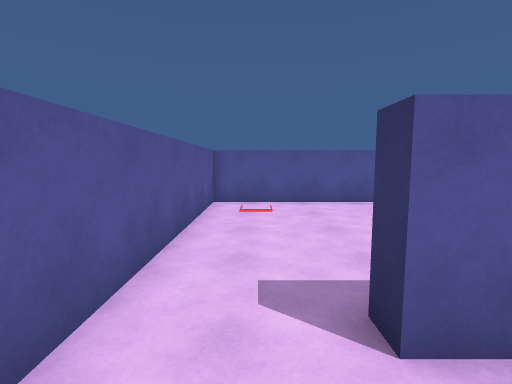
[1] (above)

14 first-person views from a walk through a Unity game level. The camera is 1.5 m above the floor, tilts 6° down and sees 85° across. The floor is counted in squares, 1 m on a side. Each view is taken from the middle of a square. On the plan, view 1 faces up. The plan holds only what a view shows up to about 14 squares ahead; the rest is blank. The place goes on beyond the plan.

[2]
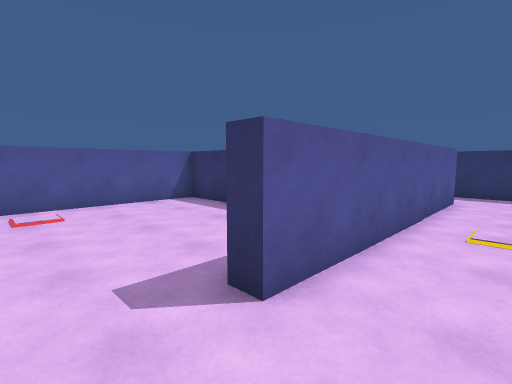

[3]
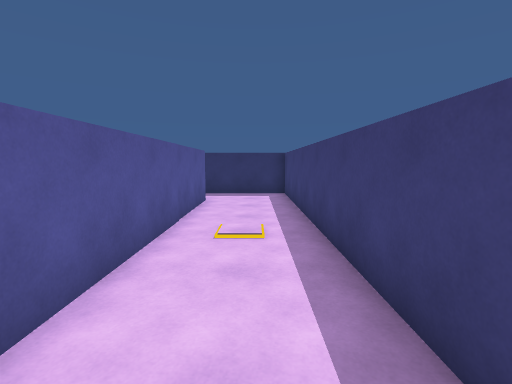

[4]
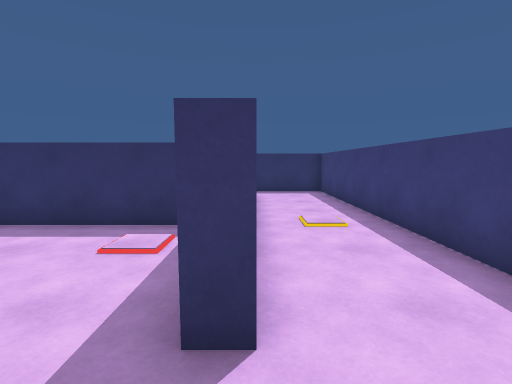

[5]
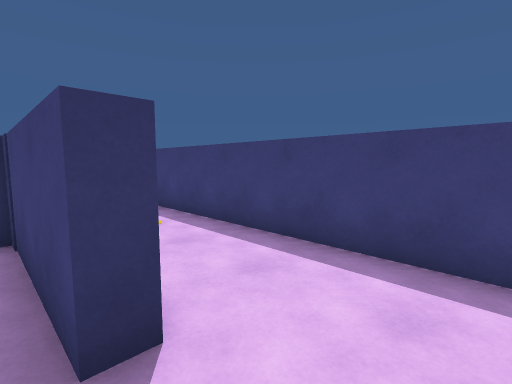

[6]
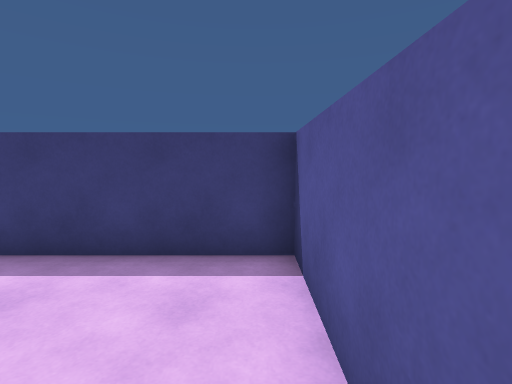

[7]
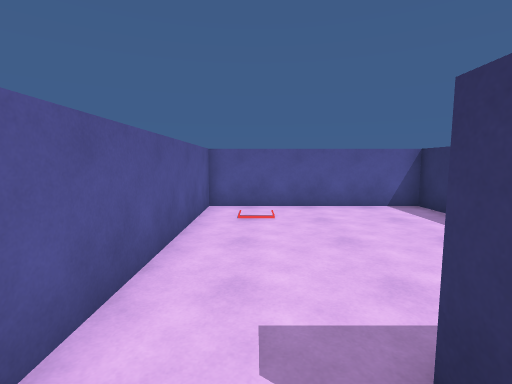

[8]
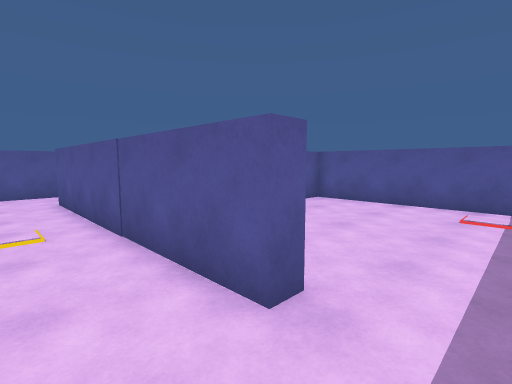

[9]
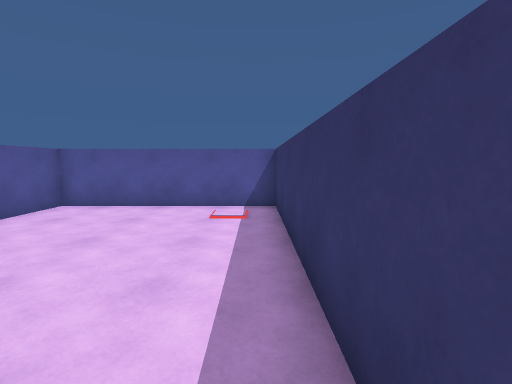

[10]
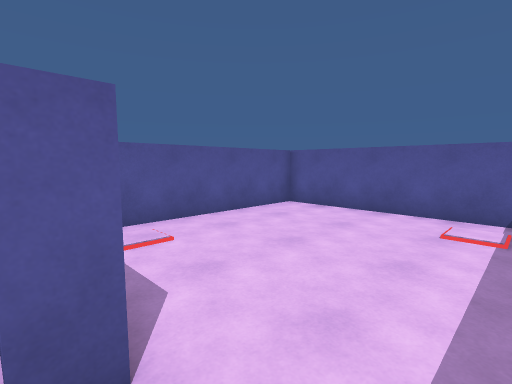

[11]
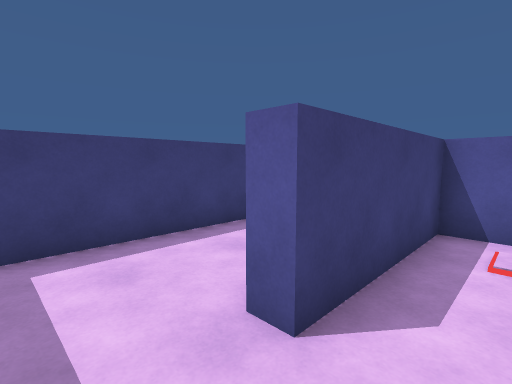

[12]
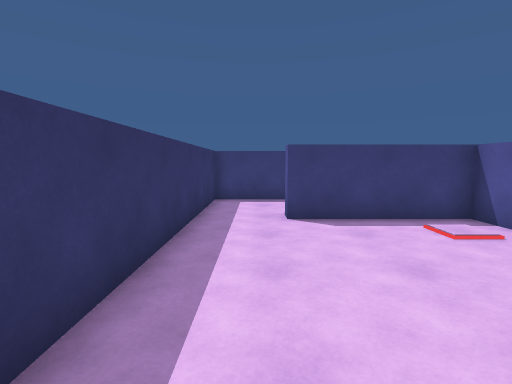

[13]
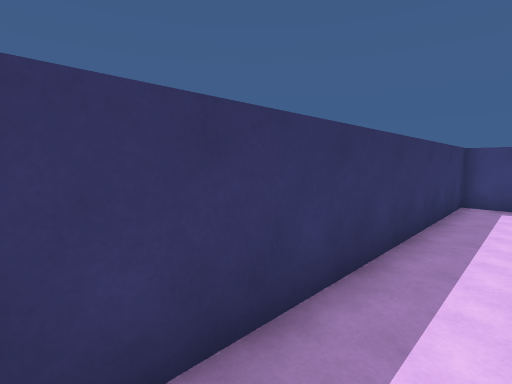

[14]
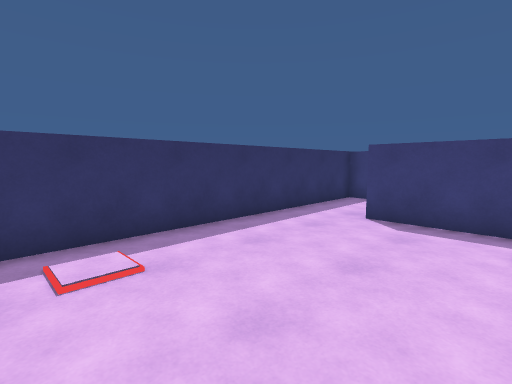

### Floor plan
Ten units are one square. View 1 is at (0, 0); x grows to the right and y downward. Boxes are objects, and circles mark ways between rooms. Rooms are numbered by the first view taken in them; rooms with no view inside come last. Other rooms are left out.
<svg viewBox="-21 -111 163 130">
<path fill="none" stroke="#000" d="M112 -26 112 -20 11 -20 11 -26 56 -26 56 -106 -16 -106 -16 14 137 14 137 -36M137 -36 137 -106 62 -106 62 -26 112 -26"/>
<circle cx="125" cy="-25" r="3" fill="#2a7"/>
<text x="40" y="-40">1</text>
<text x="100" y="-70">2</text>
</svg>
Room 1 opens to room 2.

Where each view was taken, in squares from view 1:
view 1: 0 up, 0 right, facing up
view 2: 0 up, 1 left, facing up-right
view 3: 0 up, 0 right, facing right
view 4: 2 up, 1 left, facing right
view 5: 3 up, 1 left, facing down-right
view 6: 3 up, 1 left, facing down
view 7: 1 up, 0 right, facing up
view 8: 0 up, 13 right, facing up-left
view 9: 1 up, 13 right, facing up
view 10: 2 up, 13 right, facing up-left
view 11: 4 up, 13 right, facing down-left
view 12: 10 up, 12 right, facing down
view 13: 10 up, 12 right, facing down-right
view 14: 10 up, 8 right, facing down-right
